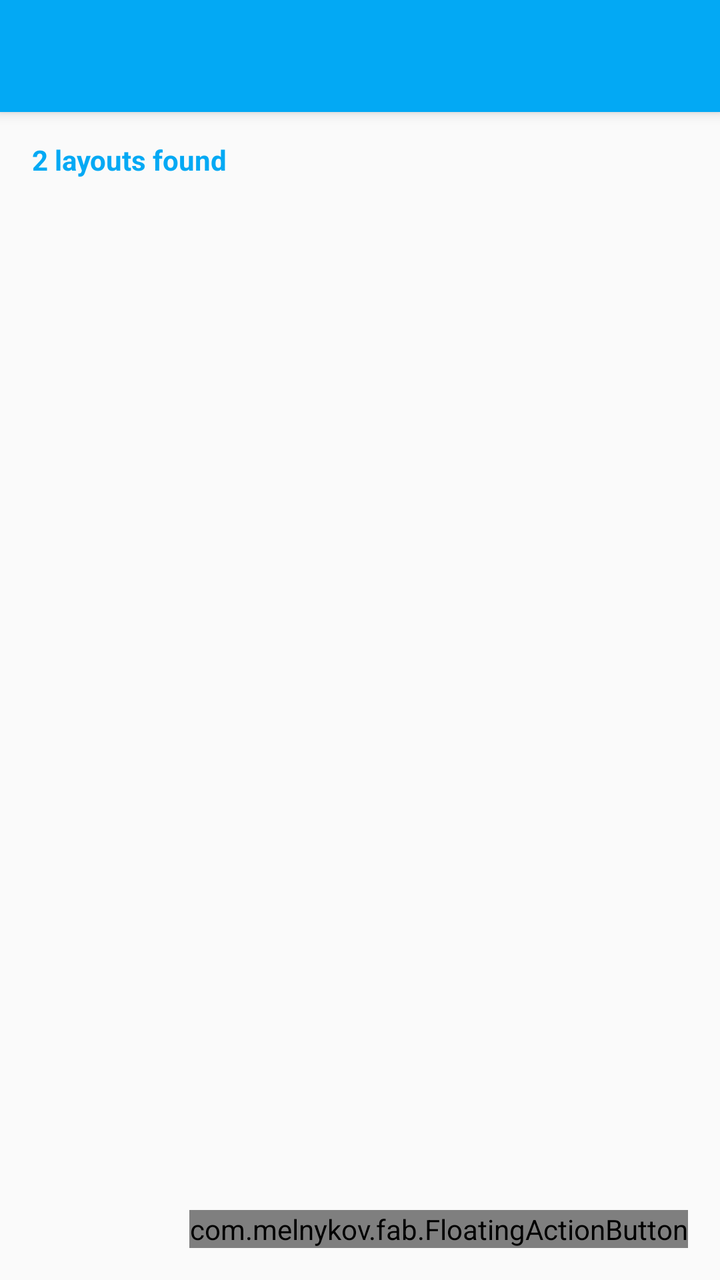
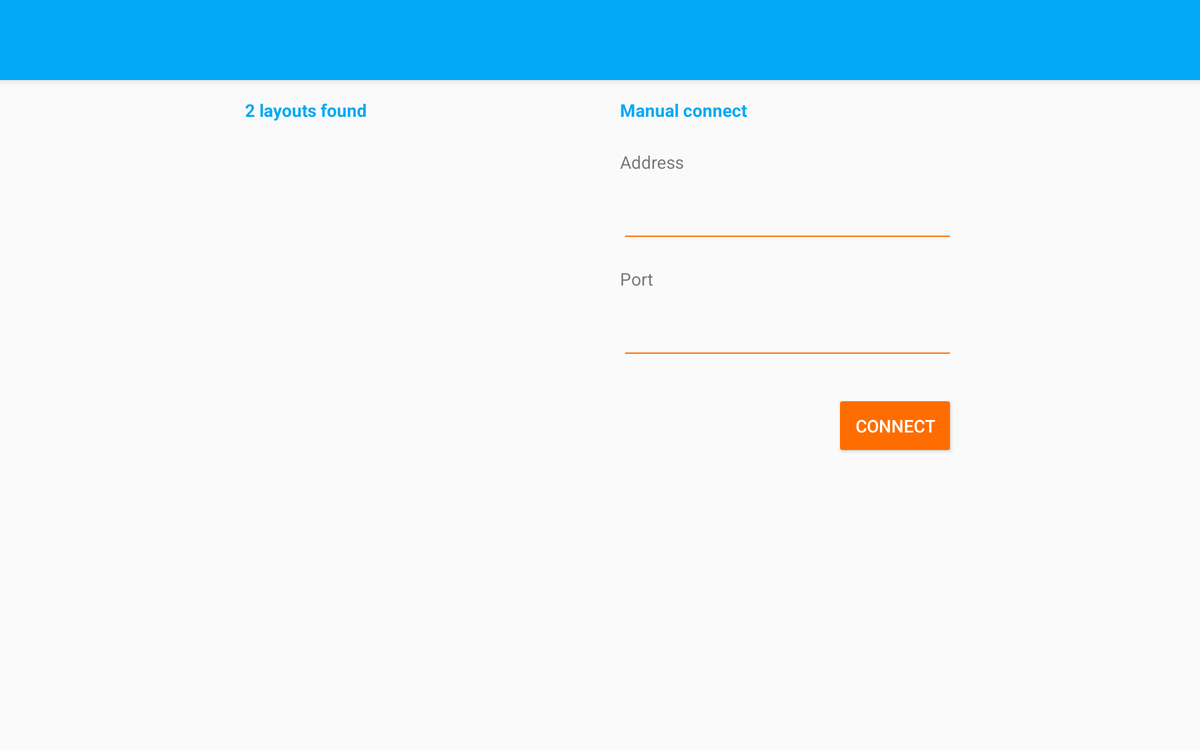

First picture: res/layout/ on a phone held upright. Second picture: the repository's own variant of that layout, on a device whose configuration matches the variant's folder. Source for both follows.
<!-- AndroidManifest.xml: application theme AppTheme -->
<!-- res/layout/activity_main.xml -->
<RelativeLayout xmlns:android="http://schemas.android.com/apk/res/android"
    xmlns:tools="http://schemas.android.com/tools"
    android:layout_width="match_parent"
    android:layout_height="match_parent"
    tools:context=".ActivityMain">

    <include layout="@layout/toolbar" />

    <include layout="@layout/include_activity_main_auto" />

    <com.melnykov.fab.FloatingActionButton xmlns:fab="http://schemas.android.com/apk/res-auto"
        android:id="@+id/activity_main_button_manual"
        android:layout_width="wrap_content"
        android:layout_height="wrap_content"
        android:layout_alignParentBottom="true"
        android:layout_alignParentRight="true"
        android:layout_gravity="bottom|right"
        android:layout_margin="16dp"
        android:src="@drawable/ic_manual_connect"
        fab:fab_colorNormal="@color/accent"
        fab:fab_colorPressed="@color/accent_light"
        fab:fab_colorRipple="@color/accent" />

    <RelativeLayout
        android:id="@+id/activity_main_manual_wrapper"
        android:layout_width="match_parent"
        android:layout_height="wrap_content"
        android:layout_alignParentBottom="true"
        android:background="@color/_FFFFFF"
        android:visibility="gone"
        android:elevation="16dp">

        <include
            layout="@layout/include_activity_main_manual"
            android:background="@color/_555555" />
    </RelativeLayout>

</RelativeLayout>
<!-- res/layout/toolbar.xml (included above) -->
<android.support.v7.widget.Toolbar xmlns:android="http://schemas.android.com/apk/res/android"
    xmlns:app="http://schemas.android.com/apk/res-auto"
    android:id="@+id/toolbar"
    android:layout_width="match_parent"
    android:layout_height="wrap_content"
    android:background="@color/primary"
    app:theme="@style/CustomToolbarTheme" />
<!-- res/layout/include_activity_main_auto.xml (included above) -->
<LinearLayout xmlns:android="http://schemas.android.com/apk/res/android"
    xmlns:tools="http://schemas.android.com/tools"
    android:layout_width="match_parent"
    android:layout_height="match_parent"
    android:layout_below="@id/toolbar"
    android:orientation="vertical">

    <TextView
        android:id="@+id/activity_main_layouts_heading_auto"
        android:layout_width="wrap_content"
        android:layout_height="48dp"
        android:layout_marginLeft="16dp"
        android:gravity="center_vertical"
        android:text="2 layouts found"
        android:textAppearance="@style/TextAppearance.ListSubheader" />

    <RelativeLayout
        android:layout_width="match_parent"
        android:layout_height="match_parent">

        <ListView
            android:id="@+id/activity_main_services_list"
            android:layout_width="match_parent"
            android:layout_height="match_parent"
            tools:listitem="@layout/activity_main_services_list_item"
            android:divider="@null"/>

        <TextView
            android:id="@+id/activity_main_services_empty_item_message"
            android:layout_width="match_parent"
            android:layout_height="wrap_content"
            android:layout_centerVertical="true"
            android:gravity="center"
            android:padding="16dp"
            android:text="@string/label_no_layouts_found"
            android:textAppearance="@style/TextAppearance.AppCompat.Medium"
            android:visibility="gone" />

    </RelativeLayout>

</LinearLayout>
<!-- res/layout/include_activity_main_manual.xml (included above) -->
<LinearLayout xmlns:android="http://schemas.android.com/apk/res/android"
    android:id="@+id/activity_main_manual"
    android:layout_width="match_parent"
    android:layout_height="wrap_content"
    android:orientation="vertical"
    android:descendantFocusability="beforeDescendants"
    android:focusableInTouchMode="true">

    <TextView
        android:id="@+id/activity_main_layouts_heading_manual"
        android:layout_width="wrap_content"
        android:layout_height="48dp"
        android:layout_marginLeft="16dp"
        android:gravity="center_vertical"
        android:text="@string/title_manual_connect"
        android:textAppearance="@style/TextAppearance.ListSubheader" />

    <TextView
        android:layout_width="wrap_content"
        android:layout_height="wrap_content"
        android:layout_marginLeft="16dp"
        android:layout_marginTop="8dp"
        android:text="@string/label_address"
        android:textAppearance="?android:attr/textAppearanceSmall" />

    <AutoCompleteTextView
        android:id="@+id/activity_main_manual_connection_address"
        style="@style/EditTextInput"
        android:digits="0123456789."
        android:layout_marginLeft="16dp"
        android:layout_marginRight="16dp"
        android:imeOptions="actionNext"
        android:inputType="number|numberDecimal"
        android:nextFocusForward="@+id/activity_main_manual_connection_port"
        android:selectAllOnFocus="true" />

    <TextView
        android:layout_width="wrap_content"
        android:layout_height="wrap_content"
        android:layout_marginLeft="16dp"
        android:layout_marginTop="8dp"
        android:text="@string/label_port"
        android:textAppearance="?android:attr/textAppearanceSmall" />

    <AutoCompleteTextView
        android:id="@+id/activity_main_manual_connection_port"
        style="@style/EditTextInput"
        android:imeOptions="actionGo"
        android:layout_marginLeft="16dp"
        android:layout_marginRight="16dp"
        android:inputType="numberDecimal"
        android:selectAllOnFocus="true" />

    <Button
        android:id="@+id/activity_main_button_connect"
        style="@style/ButtonLarge"
        android:layout_gravity="right"
        android:layout_width="wrap_content"
        android:layout_height="wrap_content"
        android:layout_margin="16dp"
        android:text="@string/title_connect"/>

</LinearLayout>
<!-- res/layout/activity_main_services_list_item.xml (included above) -->
<RelativeLayout xmlns:android="http://schemas.android.com/apk/res/android"
    xmlns:tools="http://schemas.android.com/tools"
    android:layout_width="match_parent"
    android:layout_height="wrap_content"
    android:paddingBottom="20dp"
    android:paddingTop="20dp">

    <ImageView
        android:id="@+id/files_list_item_icon"
        android:layout_width="24dp"
        android:layout_height="24dp"
        android:layout_centerVertical="true"
        android:layout_marginLeft="16dp"
        android:layout_marginRight="16dp"
        android:alpha="0.54"
        android:src="@drawable/ic_layout" />

    <TextView
        android:id="@+id/activity_main_services_list_item_name"
        android:layout_width="fill_parent"
        android:layout_height="wrap_content"
        android:layout_marginLeft="16dp"
        android:layout_toRightOf="@+id/files_list_item_icon"
        android:text="Model railway"
        android:textAppearance="?attr/textAppearanceListItem" />

    <TextView
        android:id="@+id/activity_main_services_list_item_address"
        android:layout_width="fill_parent"
        android:layout_height="wrap_content"
        android:layout_alignLeft="@+id/activity_main_services_list_item_name"
        android:layout_below="@+id/activity_main_services_list_item_name"
        android:text="192.168.1.2"
        android:textAppearance="?attr/textAppearanceListItemSmall" />

</RelativeLayout>
<!-- resources referenced by this layout -->
<resources>
  <color name="_555555">#555555</color>
  <color name="_FFFFFF">#FFFFFF</color>
  <color name="accent">#FF6D00</color>
  <color name="accent_light">#FF9100</color>
  <color name="primary">#03A9F4</color>
  <string name="label_address">Address</string>
  <string name="label_no_layouts_found">No layouts found. Touch the button below to connect manually.</string>
  <string name="label_port">Port</string>
  <string name="title_connect">Connect</string>
  <string name="title_manual_connect">Manual connect</string>
  <style name="ButtonLarge">
          <item name="android:minHeight">48dp</item>
          <item name="android:gravity">center</item>
          <item name="android:padding">16dp</item>
          <item name="android:textColor">@android:color/white</item>
  
      </style>
  <!-- from res/values-v21/ -->
  <style name="CustomToolbarTheme" parent="CustomToolbarTheme.Base">
  
          <item name="android:elevation">4dp</item>
      </style>
  <style name="EditTextInput">
          <item name="android:layout_width">match_parent</item>
          <item name="android:layout_height">wrap_content</item>
          <item name="android:layout_marginBottom">8dp</item>
          <item name="android:layout_marginTop">16dp</item>
          <item name="android:paddingBottom">8dp</item>
          <item name="android:textAppearance">?android:attr/textAppearanceMedium</item>
      </style>
  <style name="TextAppearance.ListSubheader" parent="TextAppearance.AppCompat.Small">
          <item name="android:textColor">?colorPrimary</item>
          <item name="android:textStyle">bold</item>
      </style>
  <style name="CustomToolbarTheme.Base" parent="ThemeOverlay.AppCompat.Dark.ActionBar">
          <item name="android:actionModeStyle">@style/ActionMode</item>
      </style>
  <!-- from res/values-v21/ -->
  <style name="AppBaseTheme" parent="Base">
  
          
  
  
  
  
  
          <item name="android:colorButtonNormal">?colorAccent</item>
          <item name="android:windowContentTransitions">true</item>
          <item name="android:windowAllowEnterTransitionOverlap">true</item>
          <item name="android:windowAllowReturnTransitionOverlap">true</item>
          <item name="android:windowSharedElementEnterTransition">@android:transition/move</item>
          <item name="android:windowSharedElementExitTransition">@android:transition/move</item>
          <item name="android:windowEnterTransition">@android:transition/slide_bottom</item>
          <item name="android:alertDialogTheme">@style/AppCompat.AlertDialog</item>
  
      </style>
  <color name="primary_dark">#0277BD</color>
  <style name="TextAppearance.ListItem" parent="TextAppearance.AppCompat.Subhead">
          <item name="android:textColor">?android:attr/textColorPrimary</item>
      </style>
  <style name="TextAppearance.ListItemSmall" parent="TextAppearance.AppCompat.Small">
          <item name="android:textColor">?android:attr/textColorSecondary</item>
      </style>
  <!-- from res/values-v21/ -->
  <style name="ListView" parent="android:Widget.Material.ListView" />
  <!-- from res/values-v21/ -->
  <style name="ActionMode" parent="ActionModeBase">
          <item name="android:elevation">0dp</item>
      </style>
  <style name="Base" parent="Theme.AppCompat.Light.NoActionBar" />
  <!-- from res/values-v21/ -->
  <style name="AppCompat.AlertDialog" parent="android:Theme.Material.Light.Dialog.Alert">
          <item name="android:colorPrimary">?colorPrimary</item>
          <item name="android:colorPrimaryDark">?colorPrimaryDark</item>
          <item name="android:colorAccent">?colorAccent</item>
      </style>
  <style name="ActionModeBase">
          <item name="background">?colorPrimary</item>
          <item name="android:backgroundSplit">?android:attr/actionModeSplitBackground</item>
          <item name="android:height">?android:attr/actionBarSize</item>
      </style>
</resources>
<!-- res/layout-sw600dp-land/activity_main.xml (the repository's variant of the layout above) -->
<!-- drawn on a 7-inch tablet turned sideways -->
<RelativeLayout xmlns:android="http://schemas.android.com/apk/res/android"
    xmlns:tools="http://schemas.android.com/tools"
    android:layout_width="match_parent"
    android:layout_height="match_parent"
    tools:context=".ActivityMain">

    <include layout="@layout/toolbar" />

    <LinearLayout
        android:layout_width="wrap_content"
        android:layout_height="match_parent"
        android:layout_below="@id/toolbar"
        android:layout_centerHorizontal="true">

        <include
            layout="@layout/include_activity_main_auto"
            android:layout_width="300dp"
            android:layout_height="match_parent"
            android:layout_below="@id/toolbar"
            android:layout_toLeftOf="@id/activity_main_manual_wrapper" />


        <RelativeLayout
            android:id="@+id/activity_main_manual_wrapper"
            android:layout_width="300dp"
            android:layout_height="wrap_content"
            android:layout_alignParentRight="true">

            <include
                layout="@layout/include_activity_main_manual"
                android:background="@color/_555555" />
        </RelativeLayout>

    </LinearLayout>

</RelativeLayout>
<!-- resources referenced by the variant -->
<!-- as a 7-inch tablet turned sideways resolves them -->
<resources>
  <color name="_555555">#555555</color>
  <color name="primary">#03A9F4</color>
  <string name="label_address">Address</string>
  <!-- from res/values-sw600dp-land/ -->
  <string name="label_no_layouts_found">No layouts found. Use the panel to the right to connect manually.</string>
  <string name="label_port">Port</string>
  <string name="title_connect">Connect</string>
  <string name="title_manual_connect">Manual connect</string>
  <style name="ButtonLarge">
          <item name="android:minHeight">48dp</item>
          <item name="android:gravity">center</item>
          <item name="android:padding">16dp</item>
          <item name="android:textColor">@android:color/white</item>
  
      </style>
  <!-- from res/values-v21/ -->
  <style name="CustomToolbarTheme" parent="CustomToolbarTheme.Base">
  
          <item name="android:elevation">4dp</item>
      </style>
  <style name="EditTextInput">
          <item name="android:layout_width">match_parent</item>
          <item name="android:layout_height">wrap_content</item>
          <item name="android:layout_marginBottom">8dp</item>
          <item name="android:layout_marginTop">16dp</item>
          <item name="android:paddingBottom">8dp</item>
          <item name="android:textAppearance">?android:attr/textAppearanceMedium</item>
      </style>
  <style name="TextAppearance.ListSubheader" parent="TextAppearance.AppCompat.Small">
          <item name="android:textColor">?colorPrimary</item>
          <item name="android:textStyle">bold</item>
      </style>
  <style name="CustomToolbarTheme.Base" parent="ThemeOverlay.AppCompat.Dark.ActionBar">
          <item name="android:actionModeStyle">@style/ActionMode</item>
      </style>
  <!-- from res/values-v21/ -->
  <style name="AppBaseTheme" parent="Base">
  
          
  
  
  
  
  
          <item name="android:colorButtonNormal">?colorAccent</item>
          <item name="android:windowContentTransitions">true</item>
          <item name="android:windowAllowEnterTransitionOverlap">true</item>
          <item name="android:windowAllowReturnTransitionOverlap">true</item>
          <item name="android:windowSharedElementEnterTransition">@android:transition/move</item>
          <item name="android:windowSharedElementExitTransition">@android:transition/move</item>
          <item name="android:windowEnterTransition">@android:transition/slide_bottom</item>
          <item name="android:alertDialogTheme">@style/AppCompat.AlertDialog</item>
  
      </style>
  <color name="accent">#FF6D00</color>
  <color name="primary_dark">#0277BD</color>
  <color name="accent_light">#FF9100</color>
  <style name="TextAppearance.ListItem" parent="TextAppearance.AppCompat.Subhead">
          <item name="android:textColor">?android:attr/textColorPrimary</item>
      </style>
  <style name="TextAppearance.ListItemSmall" parent="TextAppearance.AppCompat.Small">
          <item name="android:textColor">?android:attr/textColorSecondary</item>
      </style>
  <!-- from res/values-v21/ -->
  <style name="ListView" parent="android:Widget.Material.ListView" />
  <!-- from res/values-v21/ -->
  <style name="ActionMode" parent="ActionModeBase">
          <item name="android:elevation">0dp</item>
      </style>
  <style name="Base" parent="Theme.AppCompat.Light.NoActionBar" />
  <!-- from res/values-v21/ -->
  <style name="AppCompat.AlertDialog" parent="android:Theme.Material.Light.Dialog.Alert">
          <item name="android:colorPrimary">?colorPrimary</item>
          <item name="android:colorPrimaryDark">?colorPrimaryDark</item>
          <item name="android:colorAccent">?colorAccent</item>
      </style>
  <style name="ActionModeBase">
          <item name="background">?colorPrimary</item>
          <item name="android:backgroundSplit">?android:attr/actionModeSplitBackground</item>
          <item name="android:height">?android:attr/actionBarSize</item>
      </style>
</resources>
